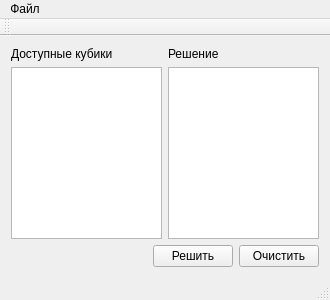
<?xml version="1.0" encoding="UTF-8"?>
<ui version="4.0">
 <class>MainWindow</class>
 <widget class="QMainWindow" name="MainWindow">
  <property name="geometry">
   <rect>
    <x>0</x>
    <y>0</y>
    <width>330</width>
    <height>300</height>
   </rect>
  </property>
  <property name="minimumSize">
   <size>
    <width>330</width>
    <height>300</height>
   </size>
  </property>
  <property name="windowTitle">
   <string>MainWindow</string>
  </property>
  <widget class="QWidget" name="centralWidget">
   <layout class="QVBoxLayout" name="verticalLayout">
    <item>
     <layout class="QHBoxLayout" name="horizontalLayout">
      <item>
       <widget class="QLabel" name="label">
        <property name="text">
         <string>Доступные кубики</string>
        </property>
       </widget>
      </item>
      <item>
       <widget class="QLabel" name="label_2">
        <property name="text">
         <string>Решение</string>
        </property>
       </widget>
      </item>
     </layout>
    </item>
    <item>
     <layout class="QVBoxLayout" name="verticalLayout_3">
      <item>
       <layout class="QHBoxLayout" name="horizontalLayout_2">
        <item>
         <widget class="QTextEdit" name="textEdit"/>
        </item>
        <item>
         <widget class="QTextEdit" name="textEdit_2"/>
        </item>
       </layout>
      </item>
     </layout>
    </item>
    <item>
     <layout class="QHBoxLayout" name="horizontalLayout_3">
      <item>
       <spacer name="horizontalSpacer">
        <property name="orientation">
         <enum>Qt::Horizontal</enum>
        </property>
        <property name="sizeHint" stdset="0">
         <size>
          <width>40</width>
          <height>20</height>
         </size>
        </property>
       </spacer>
      </item>
      <item>
       <widget class="QPushButton" name="pushButton_2">
        <property name="text">
         <string>Решить</string>
        </property>
       </widget>
      </item>
      <item>
       <widget class="QPushButton" name="pushButton">
        <property name="text">
         <string>Очистить</string>
        </property>
       </widget>
      </item>
     </layout>
    </item>
   </layout>
  </widget>
  <widget class="QMenuBar" name="menuBar">
   <property name="geometry">
    <rect>
     <x>0</x>
     <y>0</y>
     <width>330</width>
     <height>19</height>
    </rect>
   </property>
   <widget class="QMenu" name="menu">
    <property name="title">
     <string>Файл</string>
    </property>
    <addaction name="actionOpen"/>
    <addaction name="separator"/>
    <addaction name="actionExit"/>
   </widget>
   <addaction name="menu"/>
  </widget>
  <widget class="QToolBar" name="mainToolBar">
   <attribute name="toolBarArea">
    <enum>TopToolBarArea</enum>
   </attribute>
   <attribute name="toolBarBreak">
    <bool>false</bool>
   </attribute>
  </widget>
  <widget class="QStatusBar" name="statusBar"/>
  <action name="actionOpen">
   <property name="text">
    <string>Открыть</string>
   </property>
   <property name="shortcut">
    <string>Ctrl+O</string>
   </property>
  </action>
  <action name="actionExit">
   <property name="text">
    <string>Выход</string>
   </property>
  </action>
 </widget>
 <layoutdefault spacing="6" margin="11"/>
 <resources/>
 <connections/>
</ui>
